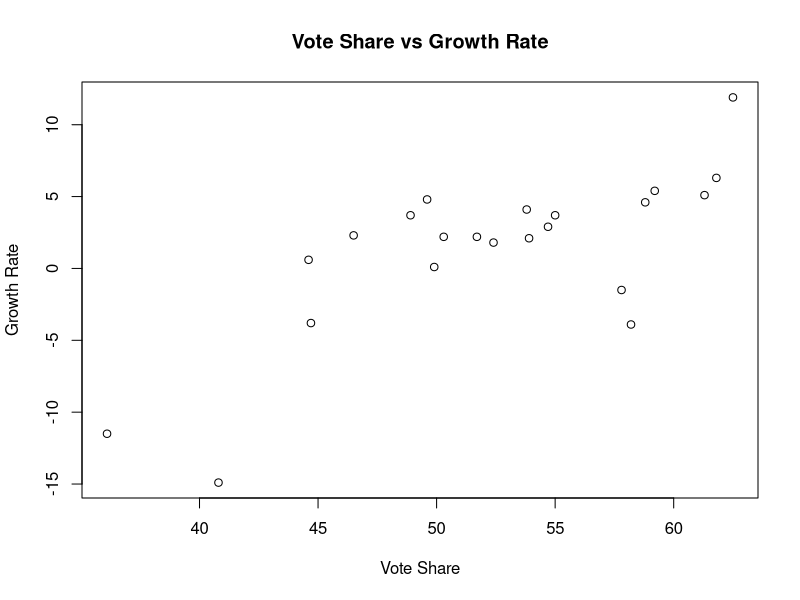
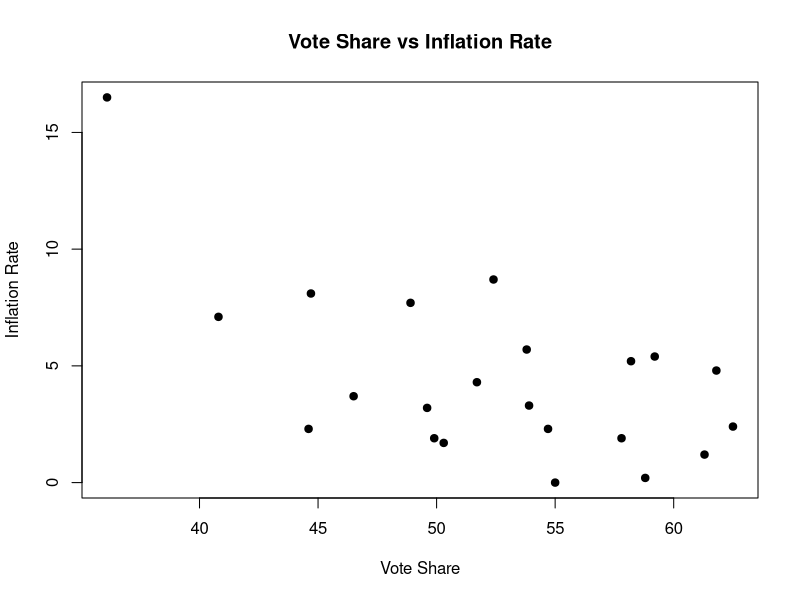
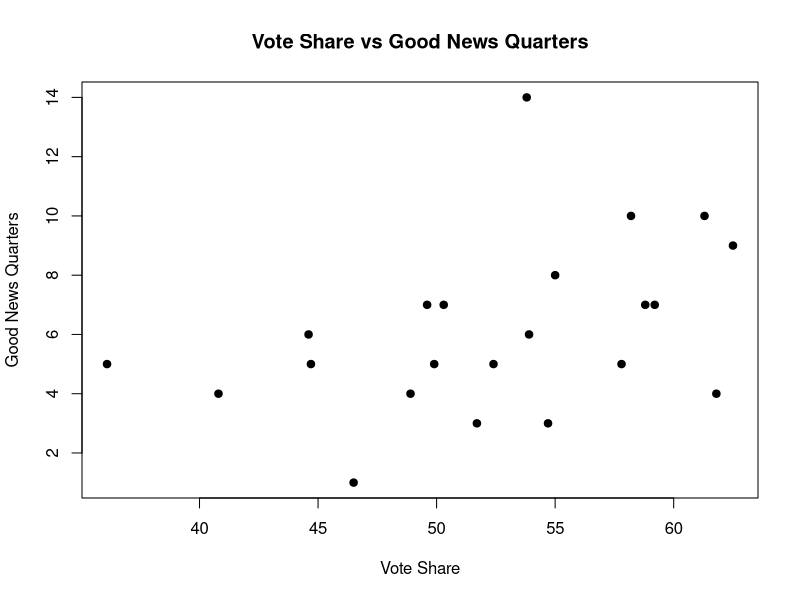
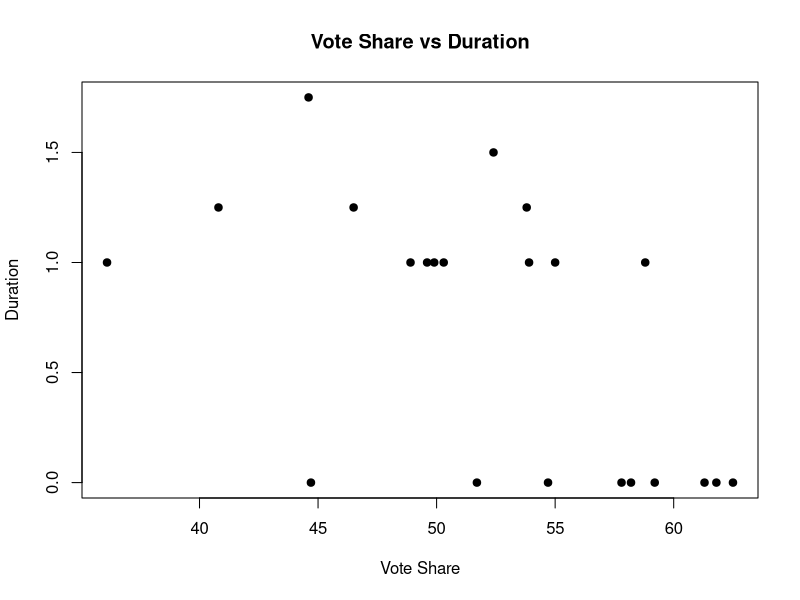
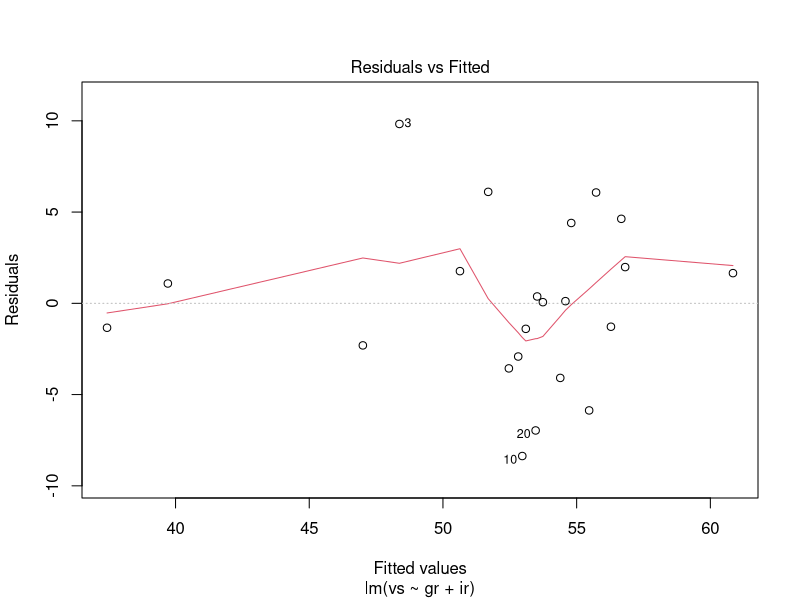
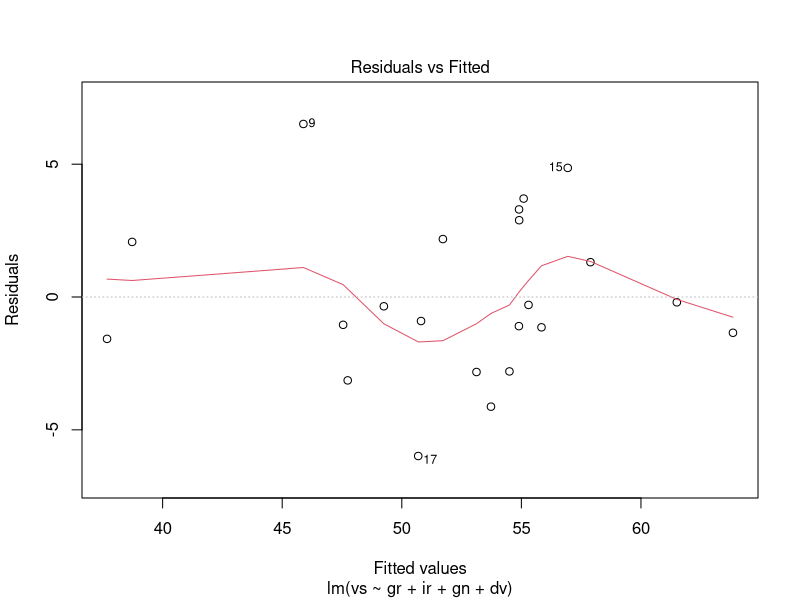
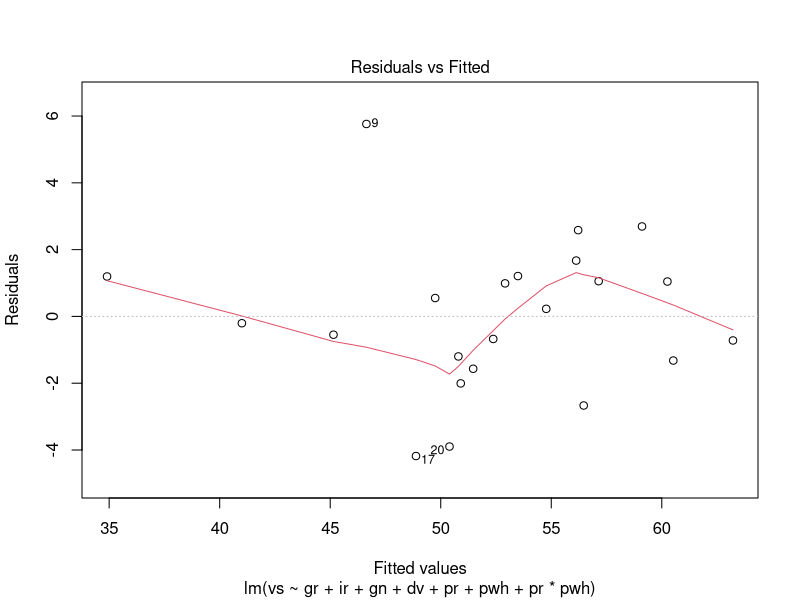

Recreate these plots in R, in order.
## ---- chunk 1
library(ggplot2)

usap <- read.csv("usap.csv") 
names(usap)
## ---- chunk 2
plot(usap$vs, usap$gr, xlab="Vote Share", ylab="Growth Rate", main="Vote Share vs Growth Rate")
plot(usap$vs, usap$ir, xlab="Vote Share", ylab="Inflation Rate", main="Vote Share vs Inflation Rate", pch=19)
plot(usap$vs, usap$gn, xlab="Vote Share", ylab="Good News Quarters", main="Vote Share vs Good News Quarters", pch=19)
plot(usap$vs, usap$dv, xlab="Vote Share", ylab="Duration", main="Vote Share vs Duration", pch=19)
## ---- chunk 3
modelA <- lm(vs ~ gr + ir, data=usap)
# plot(usap$vs, usap$gr + usap$ir, ylab="Model B", main="vs ~ gr + ir")
summary(modelA)
# make a multiple regression plot
plot(modelA, which=1)
## ---- chunk 4
modelB <- lm(vs ~ gr + ir + gn + dv, data=usap)
# plot(usap$vs, usap$gr + usap$ir + usap$gn + usap$dv, xlab="Vote Share", ylab="Model B", main="vs ~ gr + ir + gn + dv")
summary(modelB)
plot(modelB, which = 1)
## ---- chunk 5
modelC <- lm(vs ~ gr + ir + gn + dv + pr + pwh + pr*pwh, data=usap)
# plot(usap$vs, usap$gr + usap$ir + usap$gn + usap$dv + usap$pr + usap$pwh + usap$pr*usap$pwh, xlab="vote share", ylab="Growth Rate", main="vs ~ gr + ir + gn + dv + pr + pwh + pr*pwh")
summary(modelC)
plot(modelC, which = 1)
## ---- chunk 6
anova(modelB, modelC)
## ---- chunk 7
qf(0.05, 3, 14, lower.tail = FALSE)
## ---- chunk 8
summary(modelB)
## ---- chunk 9
summary(modelC)
